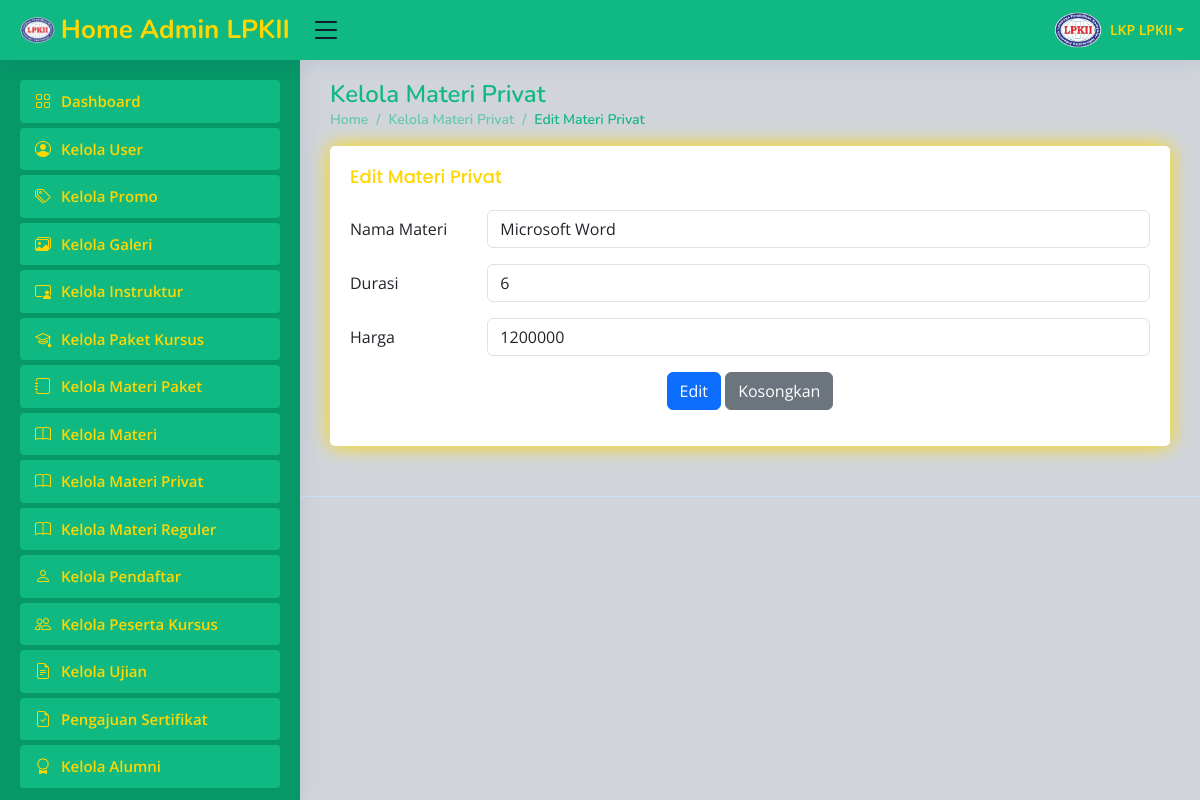
Page /dashboard.php?url=edit_materi_privat&id_daftar_materi_privat=3 (signed in) on the committed database.
### tables this page shows
CREATE TABLE `daftar_materi_privat` (
  `id_daftar_materi_privat` int(11) NOT NULL,
  `nama_materi` varchar(100) NOT NULL,
  `durasi` varchar(20) NOT NULL,
  `harga` varchar(20) NOT NULL
);

### edit_materi_privat.php (the view, shortened to what this page needs)
<?php
include 'koneksi.php';
$id_daftar_materi_privat = $_GET['id_daftar_materi_privat'];
$result = mysqli_query($koneksi, "SELECT * FROM daftar_materi_privat WHERE id_daftar_materi_privat='$id_daftar_materi_privat'");
$data = mysqli_fetch_assoc($result);
?>
<div class="pagetitle">
    <h1>Kelola Materi Privat</h1>
    <nav>
        <ol class="breadcrumb">
            <li class="breadcrumb-item"><a href="dashboard.php">Home</a></li>
            <li class="breadcrumb-item"><a href="dashboard.php?url=kelola_materi_privat.php">Kelola Materi Privat</a></li>
            <li class="breadcrumb-item active">Edit Materi Privat</li>
        </ol>
    </nav>
</div>
<div class="card">
    <div class="card-body">
        <h5 class="card-title">Edit Materi Privat</h5>
<form method="post" action="simpan_materi_privat.php">
    <div class="row mb-3">
        <label class="col-sm-2 col-form-label">Nama Materi</label>
        <div class="col-sm-10">
            <input type="text" class="form-control" name="nama_materi" value="<?= $data['nama_materi']; ?>">
        </div>
    </div>
    <div class="row mb-3">
        <label class="col-sm-2 col-form-label">Durasi</label>
        <div class="col-sm-10">
            <input type="text" class="form-control" name="durasi" value="<?= $data['durasi']; ?>">
        </div>
    </div>
    <div class="row mb-3">
        <label class="col-sm-2 col-form-label">Harga</label>
        <div class="col-sm-10">
            <input type="text" class="form-control" name="harga" value="<?= $data['harga']; ?>">
        </div>
    </div>
    <div class="text-center">
        <button type="submit" class="btn btn-primary">Edit</button>
        <button type="reset" class="btn btn-secondary">Kosongkan</button>
    </div>
</form>
    </div>
</div>

### assets/css/main2.css (style rules this page uses)
:root { scroll-behavior: smooth; }
body { font-family: "Open Sans", sans-serif; background: #D1D5DB; color: #111827; }
a { color: #FFD700; text-decoration: none; }
h1, h2, h3, h4, h5, h6 { font-family: "Nunito", sans-serif; }
.pagetitle { margin-bottom: 10px; }
.pagetitle h1 { font-size: 24px; margin-bottom: 0; font-weight: 600; color: #10B981; }
.card { margin-bottom: 30px; border: none; border-radius: 5px; box-shadow: 0px 0 20px #FFD700; }
.card-title { padding: 20px 0 15px 0; font-size: 18px; font-weight: 500; color: #FFD700; font-family: "Poppins", sans-serif; }
.card-body { padding: 0 20px 20px 20px; }
.breadcrumb { font-size: 14px; font-family: "Nunito", sans-serif; color: #10b9818c; font-weight: 600; }
.breadcrumb a { color: #10b9818c; transition: 0.3s; }
.breadcrumb .breadcrumb-item::before { color: #10b9818c; }
.breadcrumb .active { color: #10b981; font-weight: 600; }

### rows in the picture
daftar_materi_privat: nama_materi "Microsoft Word", durasi "6", harga "1200000"

### other values in the picture
$_SESSION['nama'] "LKP LPKII"
